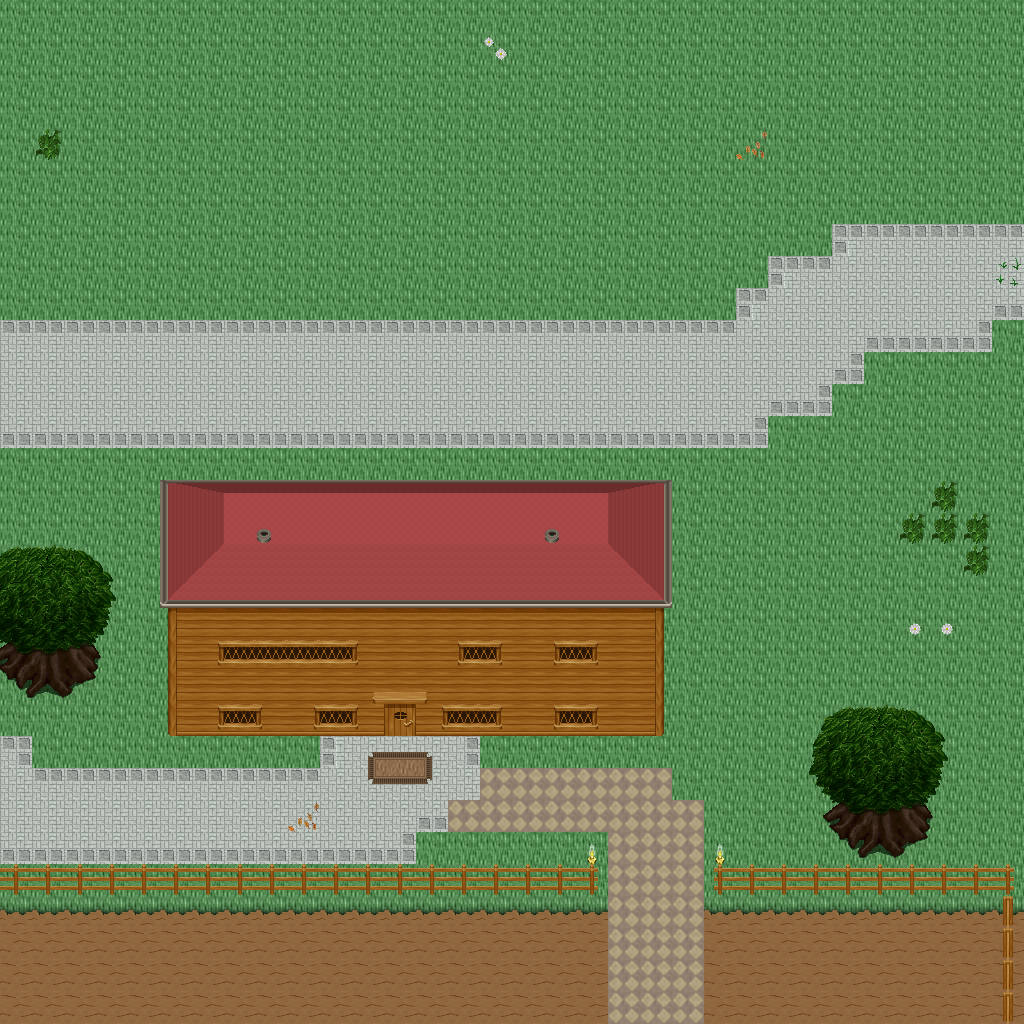

A level layout from a 2D game, rendered from its tile map. Below: a short description, then the map file with tile-grid data replaced by summaries:
An orthogonal 32x32 tile map with 32x32 px tiles, 5 tile layers (Ground, Objects, Objects2, Above, ...), 1 hidden layer not drawn, 38 tilesets.

<map version="1.10" tiledversion="1.11.0" orientation="orthogonal" renderorder="right-down" width="32" height="32" tilewidth="32" tileheight="32" infinite="0" nextlayerid="11" nextobjectid="1">
 <tileset firstgid="1" name="ground_ground" tilewidth="32" tileheight="32" tilecount="33" columns="3">
  <image source="../drawable/ground_ground.png" width="96" height="352" />
 </tileset>
 <tileset firstgid="34" name="ground_brown_paving" tilewidth="32" tileheight="32" tilecount="2" columns="2">
  <image source="../drawable/ground_brown_paving.png" width="64" height="32" />
 </tileset>
 <tileset firstgid="36" name="plant_leaves" tilewidth="32" tileheight="32" tilecount="8" columns="4">
  <image source="../drawable/plant_leaves.png" width="128" height="64" />
 </tileset>
 <tileset firstgid="44" name="plant_grasses" tilewidth="32" tileheight="32" tilecount="6" columns="3">
  <image source="../drawable/plant_grasses.png" width="96" height="64" />
 </tileset>
 <tileset firstgid="50" name="plant_flower_daisy_white" tilewidth="32" tileheight="32" tilecount="8" columns="2">
  <image source="../drawable/plant_flower_daisy_white.png" width="64" height="128" />
 </tileset>
 <tileset firstgid="58" name="ground_grass_edges" tilewidth="32" tileheight="32" tilecount="36" columns="12">
  <image source="../drawable/ground_grass_edges.png" width="384" height="96" />
 </tileset>
 <tileset firstgid="94" name="building_wall_wall_brown" tilewidth="32" tileheight="32" tilecount="12" columns="3">
  <image source="../drawable/building_wall_wall_brown.png" width="96" height="128" />
 </tileset>
 <tileset firstgid="106" name="ground_square_patch" tilewidth="32" tileheight="32" tilecount="9" columns="3">
  <image source="../drawable/ground_square_patch.png" width="96" height="96" />
 </tileset>
 <tileset firstgid="115" name="plant_flower_daisy_red" tilewidth="32" tileheight="32" tilecount="8" columns="2">
  <image source="../drawable/plant_flower_daisy_red.png" width="64" height="128" />
 </tileset>
 <tileset firstgid="123" name="plant_bush_bushes" tilewidth="32" tileheight="32" tilecount="10" columns="5">
  <image source="../drawable/plant_bush_bushes.png" width="160" height="64" />
 </tileset>
 <tileset firstgid="133" name="building_fence_fence_chunky" tilewidth="32" tileheight="32" tilecount="21" columns="3">
  <image source="../drawable/building_fence_fence_chunky.png" width="96" height="224" />
 </tileset>
 <tileset firstgid="154" name="plant_tree_tree_darkgreen" tilewidth="32" tileheight="32" tilecount="88" columns="8">
  <image source="../drawable/plant_tree_tree_darkgreen.png" width="256" height="352" />
 </tileset>
 <tileset firstgid="242" name="ground_rock_pebbles" tilewidth="32" tileheight="32" tilecount="3" columns="1">
  <image source="../drawable/ground_rock_pebbles.png" width="32" height="96" />
 </tileset>
 <tileset firstgid="245" name="building_door_door_n" tilewidth="32" tileheight="32" tilecount="6" columns="3">
  <image source="../drawable/building_door_door_n.png" width="96" height="64" />
 </tileset>
 <tileset firstgid="251" name="item_postbox_2" tilewidth="32" tileheight="32" tilecount="2" columns="1">
  <image source="../drawable/item_postbox_2.png" width="32" height="64" />
 </tileset>
 <tileset firstgid="253" name="building_decoration_banner" tilewidth="32" tileheight="32" tilecount="12" columns="1">
  <image source="../drawable/building_decoration_banner.png" width="32" height="384" />
 </tileset>
 <tileset firstgid="265" name="building_door_closed" tilewidth="32" tileheight="32" tilecount="1" columns="1">
  <image source="../drawable/building_door_closed.png" width="32" height="32" />
 </tileset>
 <tileset firstgid="266" name="building_window_window_right" tilewidth="32" tileheight="32" tilecount="2" columns="2">
  <image source="../drawable/building_window_window_right.png" width="64" height="32" />
 </tileset>
 <tileset firstgid="268" name="item_pot_barrel" tilewidth="32" tileheight="32" tilecount="2" columns="1">
  <image source="../drawable/item_pot_barrel.png" width="32" height="64" />
 </tileset>
 <tileset firstgid="270" name="building_window_window_long" tilewidth="32" tileheight="32" tilecount="3" columns="3">
  <image source="../drawable/building_window_window_long.png" width="96" height="32" />
 </tileset>
 <tileset firstgid="273" name="building_window_window_left" tilewidth="32" tileheight="32" tilecount="2" columns="2">
  <image source="../drawable/building_window_window_left.png" width="64" height="32" />
 </tileset>
 <tileset firstgid="275" name="building_roof_blue" tilewidth="32" tileheight="32" tilecount="20" columns="5">
  <image source="../drawable/building_roof_blue.png" width="160" height="128" />
 </tileset>
 <tileset firstgid="295" name="building_roof_red" tilewidth="32" tileheight="32" tilecount="20" columns="5">
  <image source="../drawable/building_roof_red.png" width="160" height="128" />
 </tileset>
 <tileset firstgid="315" name="building_wall_bricked_edges" tilewidth="32" tileheight="32" tilecount="25" columns="5">
  <image source="../drawable/building_wall_bricked_edges.png" width="160" height="160" />
 </tileset>
 <tileset firstgid="340" name="building_wall_earthen_3" tilewidth="32" tileheight="32" tilecount="28" columns="4">
  <image source="../drawable/building_wall_earthen_3.png" width="128" height="224" />
 </tileset>
 <tileset firstgid="368" name="building_decoration_chimney" tilewidth="32" tileheight="32" tilecount="2" columns="1">
  <image source="../drawable/building_decoration_chimney.png" width="32" height="64" />
 </tileset>
 <tileset firstgid="370" name="logic_creature_rodent" tilewidth="32" tileheight="32" tilecount="8" columns="8">
  <image source="../drawable/logic_creature_rodent.png" width="256" height="32" />
 </tileset>
 <tileset firstgid="378" name="logic_item_sheepfood" tilewidth="32" tileheight="32" tilecount="1" columns="1">
  <image source="../drawable/logic_item_sheepfood.png" width="32" height="32" />
 </tileset>
 <tileset firstgid="379" name="logic_item_vegetable" tilewidth="32" tileheight="32" tilecount="16" columns="8">
  <image source="../drawable/logic_item_vegetable.png" width="256" height="64" />
 </tileset>
 <tileset firstgid="395" name="logic_creature_gnome" tilewidth="32" tileheight="32" tilecount="6" columns="6">
  <image source="../drawable/logic_creature_gnome.png" width="192" height="32" />
 </tileset>
 <tileset firstgid="401" name="logic_item_corn" tilewidth="32" tileheight="32" tilecount="5" columns="5">
  <image source="../drawable/logic_item_corn.png" width="160" height="32" />
 </tileset>
 <tileset firstgid="406" name="logic_collision" tilewidth="32" tileheight="32" tilecount="1" columns="1">
  <image source="../drawable/logic_collision.png" width="32" height="32" />
 </tileset>
 <tileset firstgid="407" name="building_decoration_mill_sail" tilewidth="32" tileheight="32" tilecount="4" columns="2">
  <image source="../drawable/building_decoration_mill_sail.png" width="64" height="64" />
 </tileset>
 <tileset firstgid="411" name="ground_green_paving" tilewidth="32" tileheight="32" tilecount="18" columns="3">
  <image source="../drawable/ground_green_paving.png" width="96" height="192" />
 </tileset>
 <tileset firstgid="429" name="light_light_5x5" tilewidth="32" tileheight="32" tilecount="25" columns="5">
  <image source="../drawable/light_light_5x5.png" width="160" height="160" />
 </tileset>
 <tileset firstgid="454" name="furniture_light_small_oil_lamp" tilewidth="32" tileheight="32" tilecount="8" columns="2">
  <image source="../drawable/furniture_light_small_oil_lamp.png" width="64" height="128" />
 </tileset>
 <tileset firstgid="462" name="logic_creature_reptile" tilewidth="32" tileheight="32" tilecount="7" columns="7">
  <image source="../drawable/logic_creature_reptile.png" width="224" height="32" />
 </tileset>
 <tileset firstgid="469" name="logic_creature_fowl" tilewidth="32" tileheight="32" tilecount="6" columns="6">
  <image source="../drawable/logic_creature_fowl.png" width="192" height="32" />
 </tileset>
 <layer id="1" name="Ground" width="32" height="32">
  <data>[1024 cells, 1024 non-empty, 4 distinct tile ids]</data>
 </layer>
 <layer id="2" name="Objects" width="32" height="32">
  <data>[1024 cells, 282 non-empty, 28 distinct tile ids]</data>
 </layer>
 <layer id="3" name="Objects2" width="32" height="32">
  <data>[1024 cells, 75 non-empty, 22 distinct tile ids]</data>
 </layer>
 <layer id="4" name="Above" width="32" height="32">
  <data>[1024 cells, 97 non-empty, 36 distinct tile ids]</data>
 </layer>
 <layer id="5" name="Above2" width="32" height="32">
  <data>[1024 cells, 2 non-empty, 1 distinct tile ids]</data>
 </layer>
 <layer id="6" name="Walkable" width="32" height="32" visible="0">
  <data>[1024 cells, 117 non-empty, 1 distinct tile ids]</data>
 </layer>
 <objectgroup id="7" name="Mapevents" />
 <objectgroup id="8" name="Spawn" />
 <objectgroup id="9" name="Keys" />
 <objectgroup id="10" name="Replace" />
</map>
